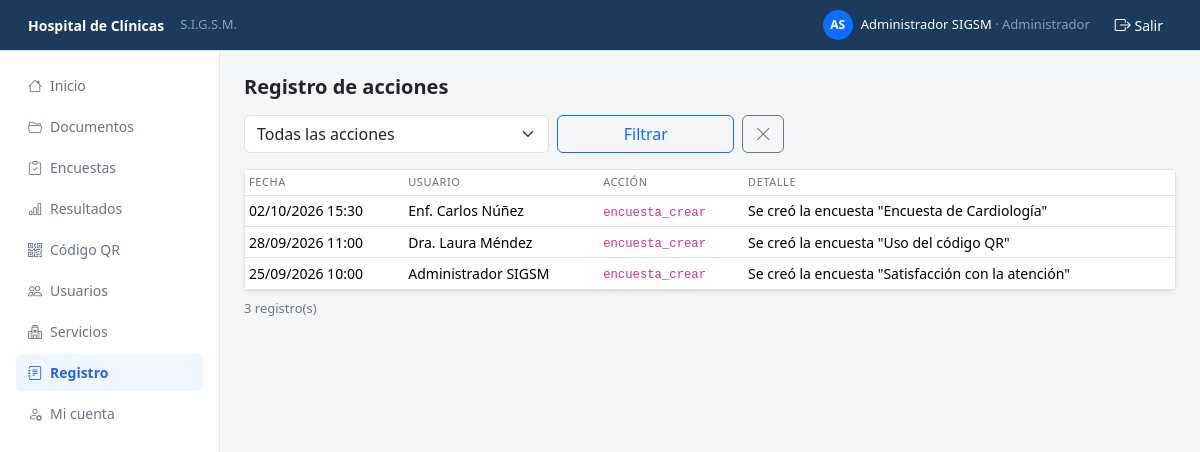
Screenshot of /presentacion/registro.php (signed in) with the database file from the repository.
### tables this page shows
CREATE TABLE registro (
    id         INT AUTO_INCREMENT PRIMARY KEY,
    fecha      DATETIME NOT NULL,
    accion     VARCHAR(40)  NOT NULL,
    detalle    VARCHAR(255) NOT NULL,
    entidad    VARCHAR(20)  NULL,
    id_entidad INT NULL,
    id_usuario INT NULL,
    FOREIGN KEY (id_usuario) REFERENCES usuario(id)
);

CREATE TABLE usuario (
    id          INT AUTO_INCREMENT PRIMARY KEY,
    nombre      VARCHAR(80)  NOT NULL,
    email       VARCHAR(100) NOT NULL UNIQUE,
    contrasenia VARCHAR(255) NOT NULL,
    rol         ENUM('admin','medico','enfermera') NOT NULL DEFAULT 'enfermera',
    activo      TINYINT(1)   NOT NULL DEFAULT 1
);

### datos/conexion.php (called while the page is built)
<?php
class Conexion {
    private $host    = "localhost";
    private $puerto  = "3306";
    private $dbname  = "sigsm_prueba";
    private $usuario = "root";
    private $clave   = "";
    private $charset = "utf8mb4";
    private $pdo;
    public function __construct() {
        $dsn = "mysql:host={$this->host};port={$this->puerto};dbname={$this->dbname};charset={$this->charset}";
        $opciones = [
            PDO::ATTR_ERRMODE            => PDO::ERRMODE_EXCEPTION,
            PDO::ATTR_DEFAULT_FETCH_MODE => PDO::FETCH_ASSOC,
            PDO::ATTR_EMULATE_PREPARES   => false,
        ];
        try {
            $this->pdo = new PDO($dsn, $this->usuario, $this->clave, $opciones);
        } catch (PDOException $e) {
            error_log("Error de conexión: " . $e->getMessage());
            die("No se pudo conectar con la base de datos. Revise datos/conexion.php y que MySQL esté encendido en XAMPP.");
        }
    }
    public function getConexion() {
        return $this->pdo;
    }
}

### negocio/ayudas.php (called while the page is built, shortened)
<?php
function paginar($total, $porPagina, $paginaPedida) {
    $paginas = max(1, (int) ceil($total / $porPagina));
    $pagina  = min(max(1, (int) $paginaPedida), $paginas);
    return [
        'pagina'         => $pagina,
        'paginas'        => $paginas,
        'por_pagina'     => $porPagina,
        'desplazamiento' => ($pagina - 1) * $porPagina,
        'total'          => $total,
    ];
}
function enteroPositivo($valor) {
    return (is_string($valor) && ctype_digit($valor)) ? (int) $valor : 0;
}

### datos/Registro.php (called while the page is built, shortened)
<?php
class Registro {
    private $pdo;
    public function __construct($pdo) {
        $this->pdo = $pdo;
    }
    private function filtro($accion, $entidad, $idEntidad) {
        $sql = ' WHERE 1 = 1';
        $valores = [];
        return [$sql, $valores];
    }
    public function listar($accion, $entidad, $idEntidad, $limite, $desplazamiento) {
        list($condicion, $valores) = $this->filtro($accion, $entidad, $idEntidad);
        $stmt = $this->pdo->prepare(
            "SELECT b.id, b.fecha, b.accion, b.detalle, b.entidad, b.id_entidad, u.nombre AS usuario
             FROM registro b
             LEFT JOIN usuario u ON u.id = b.id_usuario" . $condicion
            . " ORDER BY b.id DESC LIMIT " . (int) $limite . " OFFSET " . (int) $desplazamiento
        );
        $stmt->execute($valores);
        return $stmt->fetchAll();
    }
    public function contar($accion, $entidad, $idEntidad) {
        list($condicion, $valores) = $this->filtro($accion, $entidad, $idEntidad);
        $stmt = $this->pdo->prepare("SELECT COUNT(*) FROM registro b" . $condicion);
        $stmt->execute($valores);
        return (int) $stmt->fetchColumn();
    }
}

### negocio/sesion.php (called while the page is built, shortened)
<?php
function e($texto) {
    return htmlspecialchars((string) $texto, ENT_QUOTES, 'UTF-8');
}

### presentacion/registro.php (the view, shortened to what this page needs)
<?php
require_once __DIR__ . '/../datos/conexion.php';
require_once __DIR__ . '/../datos/Registro.php';
$accion  = trim($_GET['accion'] ?? '');
$entidad = in_array($_GET['entidad'] ?? '', ['documento', 'encuesta', 'usuario', 'servicio'], true) ? $_GET['entidad'] : '';
$idEnt   = enteroPositivo($_GET['id'] ?? '');
$filas = []; $acciones = [];
$p = paginar(0, 20, 1);
try {
    $modelo = new Registro((new Conexion())->getConexion());
    $p = paginar($modelo->contar($accion, $entidad, $idEnt), 20, $_GET['pagina'] ?? 1);
    $filas = $modelo->listar($accion, $entidad, $idEnt, $p['por_pagina'], $p['desplazamiento']);
} catch (PDOException $e) {
    error_log('Error en el registro de acciones: ' . $e->getMessage());
    guardarMensaje('No se pudo leer el registro de acciones.', 'danger');
}
require __DIR__ . '/_cabecera.php';
?>
<h5 class="fw-semibold mb-3">Registro de acciones</h5>
<form method="GET" class="row g-2 mb-3">
    <div class="col-8 col-md-4">
        <select name="accion" class="form-select">
            <option value="">Todas las acciones</option>
        </select>
    </div>
    <div class="col-4 col-md-3 d-flex gap-2"><button class="btn btn-outline-primary flex-fill">Filtrar</button><a href="registro.php" class="btn btn-outline-secondary"><i class="bi bi-x-lg"></i></a></div>
</form>
<div class="card border shadow-sm"><div class="table-responsive">
<table class="table table-sm table-hover mb-0">
    <thead><tr><th>Fecha</th><th>Usuario</th><th>Acción</th><th>Detalle</th></tr></thead>
    <tbody>
    <?php foreach ($filas as $f): ?>
        <tr><td class="text-nowrap"><?= e(date('d/m/Y H:i', strtotime($f['fecha']))) ?></td><td><?= e($f['usuario'] ?? '—') ?></td><td><code><?= e($f['accion']) ?></code></td><td><?= e($f['detalle']) ?></td></tr>
    <?php endforeach; ?>
    </tbody>
</table></div></div>
<div class="d-flex flex-column flex-sm-row justify-content-between align-items-center gap-2 mt-2">
    <span class="text-secondary" style="font-size:13px;"><?= (int) $p['total'] ?> registro(s)</span>
</div>
<?php require __DIR__ . '/_pie.php'; ?>

### presentacion/_cabecera.php (style rules this page uses)
body { background-color: #F5F6F8; }
.table th { font-size:11px; text-transform:uppercase; letter-spacing:0.05em; color:#6B7280; font-weight:500; }
.table td { font-size:14px; vertical-align:middle; }

### rows the page displays
registro: fecha "02/10/2026 15:30", id_usuario.nombre "Enf. Carlos Núñez", accion "encuesta_crear", detalle "Se creó la encuesta \"Encuesta de Cardiología\""
registro: fecha "28/09/2026 11:00", id_usuario.nombre "Dra. Laura Méndez", accion "encuesta_crear", detalle "Se creó la encuesta \"Uso del código QR\""
registro: fecha "25/09/2026 10:00", id_usuario.nombre "Administrador SIGSM", accion "encuesta_crear", detalle "Se creó la encuesta \"Satisfacción con la atención\""

### other values shown
$iniciales "AS"
$nombreUsuario "Administrador SIGSM"
$nombreRol "Administrador"
$item[2] "Inicio"
$item[2] "Documentos"
$item[2] "Encuestas"
$item[2] "Resultados"
$item[2] "Código QR"
$item[2] "Usuarios"
$item[2] "Servicios"
$item[2] "Registro"
$item[2] "Mi cuenta"
$p['total'] "3"
